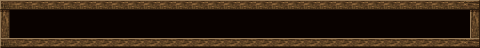

The image is a tile-based game level rendered from a .tmx file. Its description and source (layers, tilesets, objects; grid data summarised) follow:
An orthogonal 30x3 tile map with 16x16 px tiles, 2 tile layers (behind, bront).

<map version="1.0" orientation="orthogonal" width="30" height="3" tilewidth="16" tileheight="16">
 <tileset firstgid="1" name="Window_c_00" tilewidth="16" tileheight="16">
  <image source="Window_c_00.png" width="128" height="128" />
 </tileset>
 <layer name="behind" width="30" height="3" opacity="0.5">
  <data>[90 cells, 90 non-empty, 1 distinct tile ids]</data>
 </layer>
 <layer name="bront" width="30" height="3">
  <data>[90 cells, 62 non-empty, 8 distinct tile ids]</data>
 </layer>
</map>